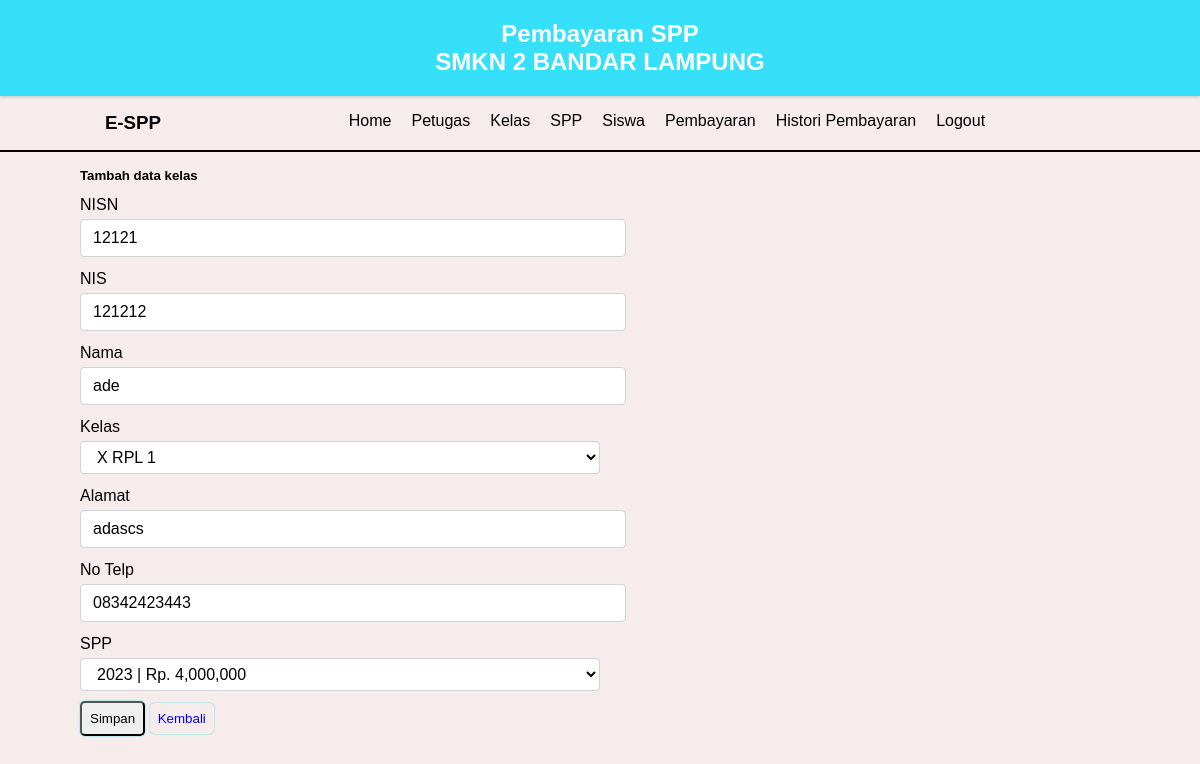
Page /petugas/admin.php?hal=siswa_edit&nisn=12121 (signed in) on the committed database.
### tables this page shows
CREATE TABLE `siswa` (
  `nisn` int(10) NOT NULL,
  `nis` char(8) NOT NULL,
  `nama` varchar(35) NOT NULL,
  `id_kelas` int(11) NOT NULL,
  `alamat` text NOT NULL,
  `no_telp` varchar(13) NOT NULL,
  `id_spp` int(11) NOT NULL
);

CREATE TABLE `kelas` (
  `id_kelas` int(11) NOT NULL,
  `nama_kelas` varchar(10) NOT NULL,
  `kompetensi_keahlian` varchar(50) NOT NULL
);

CREATE TABLE `spp` (
  `id_spp` int(11) NOT NULL,
  `tahun` int(11) NOT NULL,
  `nominal` int(11) NOT NULL
);

### petugas/siswa_edit.php (the view, shortened to what this page needs)
<?php
include "../koneksi.php";
$query = mysqli_query($koneksi, "SELECT * FROM siswa WHERE nisn='$_GET[nisn]'");
$data = mysqli_fetch_array($query);
?>
<h5>Tambah data kelas</h5>
<form action="?hal=proses_edit_siswa" method="post">
    <div class="form-group mb-2">
        <label>NISN</label>
        <input type="number" class="form-control" value="<?php echo $data['nisn']; ?>" name="nisn" placeholder="Masukkan  NISN" required>
    </div>
    <div class="form-group mb-2">
        <label>NIS</label>
        <input type="number" class="form-control" value="<?php echo $data['nis']; ?>" name="nis" placeholder="Masukkan NIS" required>
    </div>
    <div class="form-group mb-2">
        <label>Nama</label>
        <input type="text" class="form-control" value="<?php echo $data['nama']; ?>" name="nama" placeholder="Masukkan Nama" required>
    </div>
    <div class="form-group mb-2">
        <label>Kelas</label>
        <select name="id_kelas" class="form-control" required>
            <?php
            $kel = mysqli_query($koneksi, "SELECT * FROM kelas");
            while ($kelas = mysqli_fetch_array($kel)) {
            ?>
                <option <?php if ($data['id_kelas'] == $kelas['id_kelas']) echo 'selected'; ?> value="<?php echo $kelas['id_kelas']; ?>"><?php echo $kelas['nama_kelas']; ?></option>
            <?php
            }
            ?>
        </select>
    </div>
    <div class="form-group mb-2">
        <label>Alamat</label>
        <input type="text" class="form-control" value="<?php echo $data['alamat']; ?>" name="alamat" placeholder="Masukkan Kompetensi Keahlian" required>
    </div>
    <div class="form-group mb-2">
        <label>No Telp</label>
        <input type="text" class="form-control" value="<?php echo $data['no_telp']; ?>" name="no_telp" placeholder="Masukkan Kompetensi Keahlian" required>
    </div>
    <div class="form-group mb-2">
        <label>SPP</label>
        <select name="id_spp" class="form-control">
            <?php
            $query = mysqli_query($koneksi, "SELECT * FROM spp");
            while ($spp = mysqli_fetch_array($query)) {
            ?>
                <option value="<?= $spp['id_spp'] ?>" <?php if ($spp['id_spp'] == $data['id_spp']) {
                                                            echo "selected";
                                                        } ?>>
                    <?= $spp['tahun'] ?> | Rp. <?= number_format($spp['nominal']) ?>
                </option>
            <?php } ?>
        </select>
    </div>
    <div class="form-group mb-2">
        <input type="submit" class="btn btn-primary" name="simpan" value="Simpan">
        <a href="?hal=siswa_data" class="btn btn-light">Kembali</a>
    </div>
</form>

### css/style.css (style rules this page uses)
* { margin: 0; padding: 0; list-style: none; text-decoration: none; font-family: Arial, Helvetica, sans-serif; }
body { background: rgb(247, 236, 236); }
.btn { padding: 8px; cursor: pointer; border-radius: 5px; box-shadow: 0 0 2px rgba(2, 221, 255, 0.786); font-size: 10pt; }
.form-group { display: block; margin-top: 10px; }
label { display: inline-block; margin: 3px 0 5px 0; width: 20%; }
.form-control { display: block; width: 50%; padding: .375rem .75rem; font-size: 1rem; font-weight: 400; line-height: 1.5; color: black; background: #fff; background-clip: padding-box; border: 1px solid #ced4da; border-radius: .25rem; }

### rows in the picture
siswa: nisn "12121", nis "121212", nama "ade", id_kelas "X RPL 1", alamat "adascs", no_telp "08342423443", id_spp "2023 | Rp. 4,000,000"
